Frame 1 (no input): blank canvas, image omitted
Frame 60 (no input): blank canvas, image omitted
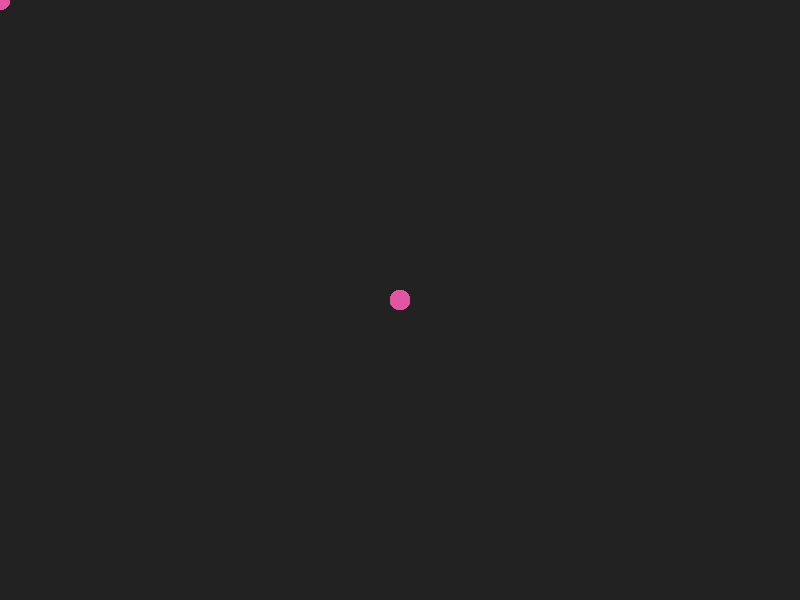
Frame 120 (the mouse pressed at the canvas centre since frame 60)

The p5.js sketch whose frames 1 and 60 were blank and that drew this single picture after the mouse press (run headless with seeded random() and noise() and a simulated clock; from frame 60 on, the mouse is pressed at the canvas centre):

// p5.js sketch
// ── sketch.js
function setup() {
  createCanvas(800, 600);
  background("#222222");
  
  colorMode(HSL);
}

function draw() {
  noStroke();
  fill(328, 70, 61, random(0.2, 1.1));
  ellipse(mouseX, mouseY, 20, 20);
}
